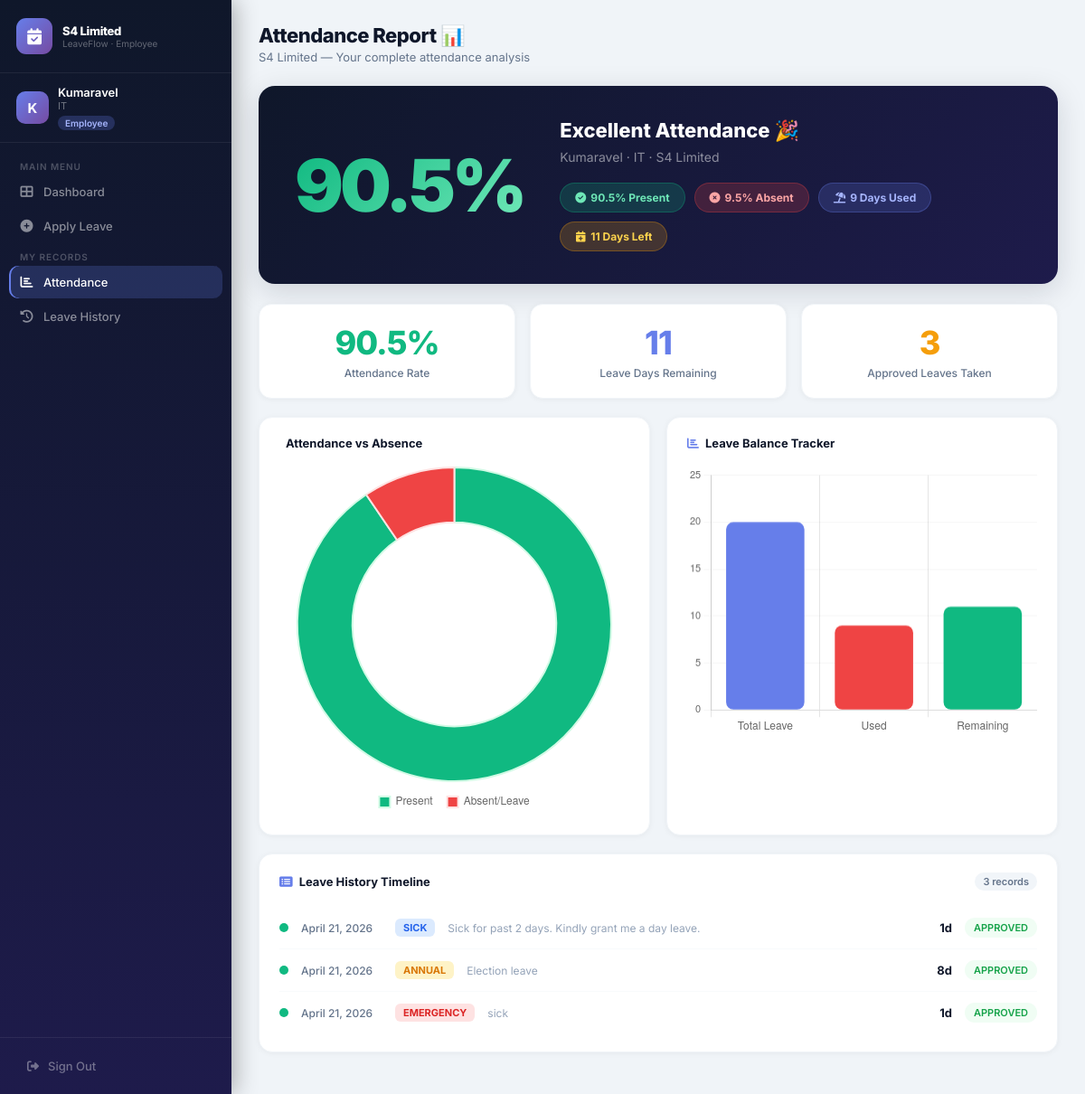
The app's page /attendance/ (signed in) with its own data.
### employees/models.py (models this page shows, shortened)
class Employee(models.Model):
    ROLE_CHOICES  = [('EMPLOYEE','Employee'),('MANAGER','Manager')]
    DEPT_CHOICES  = [('IT','IT'),('HR','HR'),('Finance','Finance'),
                     ('Operations','Operations'),('Marketing','Marketing')]
    name               = models.CharField(max_length=100)
    email              = models.EmailField(unique=True)
    password           = models.CharField(max_length=100)
    role               = models.CharField(max_length=10, choices=ROLE_CHOICES)
    department         = models.CharField(max_length=20, choices=DEPT_CHOICES, default='IT')
    attendance_percent = models.FloatField(default=95.0)
    leave_balance      = models.IntegerField(default=20)
    joined_date        = models.DateField(null=True, blank=True)

class LeaveRequest(models.Model):
    STATUS_CHOICES = [('PENDING','Pending'),('APPROVED','Approved'),('REJECTED','Rejected')]
    LEAVE_TYPES    = [('SICK','Sick Leave'),('CASUAL','Casual Leave'),
                      ('ANNUAL','Annual Leave'),('EMERGENCY','Emergency')]
    employee   = models.ForeignKey(Employee, on_delete=models.CASCADE)
    leave_type = models.CharField(max_length=15, choices=LEAVE_TYPES, default='CASUAL')
    start_date = models.DateField()
    end_date   = models.DateField()
    reason     = models.TextField()
    status     = models.CharField(max_length=10, choices=STATUS_CHOICES, default='PENDING')
    applied_on = models.DateField(null=True, blank=True, auto_now_add=True)
    def days(self):
        return (self.end_date - self.start_date).days + 1

### employees/views.py (the view)
# urls.py: path('attendance/',                   views.attendance_view,    name='attendance'),
def attendance_view(request):
    if request.session.get('role') != 'EMPLOYEE':
        return redirect('login')
    uid      = request.session.get('user_id')
    employee = Employee.objects.get(id=uid)
    leaves   = LeaveRequest.objects.filter(employee_id=uid)
    approved = leaves.filter(status='APPROVED').count()
    att_gap  = round(100 - employee.attendance_percent, 1)
    used     = 20 - employee.leave_balance
    return render(request, 'attendance.html', {
        'employee': employee, 'att_gap': att_gap,
        'leave_used': used, 'approved': approved,
        'leaves': leaves,
    })

### employees/templates/attendance.html (shortened to what this page needs)
<!DOCTYPE html>
<html lang="en">
<head>
<link href="https://cdnjs.cloudflare.com/ajax/libs/font-awesome/6.4.0/css/all.min.css" rel="stylesheet">
</head>
<body>
<div class="sb">
  <div class="sb-hd">
    <div class="sb-logo"><i class="fas fa-calendar-check"></i></div>
    <div><div class="sb-co">S4 Limited</div><div class="sb-tag">LeaveFlow &middot; Employee</div></div>
  </div>
  <div class="sb-user">
    <div class="sb-av">{{ employee.name|first }}</div>
    <div><div class="sb-un">{{ employee.name }}</div><div class="sb-ud">{{ employee.department }}</div>
    <div class="sb-badge">Employee</div></div>
  </div>
  <div class="sb-nav">
    <div class="sb-lbl">Main Menu</div>
    <a href="{% url 'employee_dashboard' %}" class="sb-a"><i class="fas fa-th-large"></i>Dashboard</a>
    <a href="{% url 'apply_leave' %}"        class="sb-a"><i class="fas fa-plus-circle"></i>Apply Leave</a>
    <div class="sb-lbl">My Records</div>
    <a href="{% url 'attendance' %}"         class="sb-a on"><i class="fas fa-chart-bar"></i>Attendance</a>
    <a href="{% url 'employee_dashboard' %}#history" class="sb-a"><i class="fas fa-history"></i>Leave History</a>
  </div>
  <div class="sb-ft"><a href="{% url 'logout' %}" class="sb-out"><i class="fas fa-sign-out-alt"></i>Sign Out</a></div>
</div>
<div class="main">
  <div class="topbar">
    <div>
      <div class="pg-title">Attendance Report &#128202;</div>
      <div class="pg-sub">S4 Limited &mdash; Your complete attendance analysis</div>
    </div>
  </div>
  <div class="att-hero">
    <div class="att-big-num {% if employee.attendance_percent >= 90 %}att-big-g{% elif employee.attendance_percent >= 75 %}att-big-o{% else %}att-big-r{% endif %}">
      {{ employee.attendance_percent }}%
    </div>
    <div class="att-hero-info">
      <div class="att-hero-title">
        {% if employee.attendance_percent >= 90 %}Excellent Attendance &#127881;
        {% elif employee.attendance_percent >= 75 %}Average Attendance &#9888;
        {% else %}Poor Attendance &#128680;{% endif %}
      </div>
      <div class="att-hero-sub">{{ employee.name }} &middot; {{ employee.department }} &middot; S4 Limited</div>
      <div class="hero-pills">
        <div class="hero-pill hp-g"><i class="fas fa-check-circle" style="margin-right:5px"></i>{{ employee.attendance_percent }}% Present</div>
        <div class="hero-pill hp-r"><i class="fas fa-times-circle" style="margin-right:5px"></i>{{ att_gap }}% Absent</div>
        <div class="hero-pill hp-p"><i class="fas fa-umbrella-beach" style="margin-right:5px"></i>{{ leave_used }} Days Used</div>
        <div class="hero-pill hp-y"><i class="fas fa-calendar-plus" style="margin-right:5px"></i>{{ employee.leave_balance }} Days Left</div>
      </div>
    </div>
  </div>
  <div class="three-col">
    <div class="stat-box">
      <div class="stat-box-v" style="color:#10b981">{{ employee.attendance_percent }}%</div>
      <div class="stat-box-l">Attendance Rate</div>
    </div>
    <div class="stat-box">
      <div class="stat-box-v" style="color:#667eea">{{ employee.leave_balance }}</div>
      <div class="stat-box-l">Leave Days Remaining</div>
    </div>
    <div class="stat-box">
      <div class="stat-box-v" style="color:#f59e0b">{{ approved }}</div>
      <div class="stat-box-l">Approved Leaves Taken</div>
    </div>
  </div>
  <div class="two-charts">
    <div class="card" style="margin-bottom:0">
      <div class="card-hd"><div class="card-title">Attendance vs Absence</div></div>
      <canvas id="attPie" height="230"></canvas>
    </div>
    <div class="card" style="margin-bottom:0">
      <div class="card-hd"><div class="card-title"><i class="fas fa-chart-bar"></i>Leave Balance Tracker</div></div>
      <canvas id="balBar" height="230"></canvas>
    </div>
  </div>
  <div class="card" style="margin-top:20px">
    <div class="card-hd">
      <div class="card-title"><i class="fas fa-list-alt"></i>Leave History Timeline</div>
      <span class="cnt">{{ leaves.count }} records</span>
    </div>
    <div class="timeline">
    {% for leave in leaves %}
    <div class="tl-row">
      <div class="tl-dot" style="background:{% if leave.status == 'APPROVED' %}#10b981{% elif leave.status == 'REJECTED' %}#ef4444{% else %}#f59e0b{% endif %}"></div>
      <div class="tl-date">{{ leave.start_date }}</div>
      <span class="tl-type" style="background:{% if leave.leave_type == 'SICK' %}#dbeafe;color:#2563eb{% elif leave.leave_type == 'ANNUAL' %}#fef3c7;color:#d97706{% elif leave.leave_type == 'EMERGENCY' %}#fee2e2;color:#dc2626{% else %}#dcfce7;color:#16a34a{% endif %}">{{ leave.leave_type }}</span>
      <div class="tl-reason">{{ leave.reason|truncatechars:50 }}</div>
      <div class="tl-days">{{ leave.days }}d</div>
      <span class="st {% if leave.status == 'APPROVED' %}st-a{% elif leave.status == 'REJECTED' %}st-r{% else %}st-p{% endif %}">{{ leave.status }}</span>
    </div>
    {% empty %}
    <div class="empty"><i class="fas fa-calendar-times"></i>No leave history found.</div>
    {% endfor %}
    </div>
  </div>
</div>
<script>
new Chart(document.getElementById('attPie'),{
  type:'doughnut',
  data:{labels:['Present','Absent/Leave'],
    datasets:[{data:[{{ employee.attendance_percent }},{{ att_gap }}],
      backgroundColor:['#10b981','#ef4444'],borderColor:['#d1fae5','#fee2e2'],
      borderWidth:2,hoverOffset:6}]},
  options:{responsive:true,plugins:{legend:{position:'bottom',labels:{padding:16,font:{size:12},boxWidth:12}}},cutout:'65%'}
});
new Chart(document.getElementById('balBar'),{
  type:'bar',
  data:{labels:['Total Leave','Used','Remaining'],
    datasets:[{data:[20,{{ leave_used }},{{ employee.leave_balance }}],
      backgroundColor:['#667eea','#ef4444','#10b981'],borderRadius:8,borderSkipped:false}]},
  options:{responsive:true,plugins:{legend:{display:false}},scales:{y:{beginAtZero:true,max:25,grid:{color:'rgba(0,0,0,.04)'},ticks:{font:{size:11}}}}}
});
</script>
</body>
</html>

### records on screen
Employee: name|first "K", name "Kumaravel", department "IT", attendance_percent "90.5", leave_balance "11"
LeaveRequest: start_date "April 21, 2026", leave_type "SICK", reason "Sick for past 2 days. Kindly grant me a day leave.", days "1", status "APPROVED"
LeaveRequest: start_date "April 21, 2026", leave_type "ANNUAL", reason "Election leave", days "8", status "APPROVED"
LeaveRequest: start_date "April 21, 2026", leave_type "EMERGENCY", reason "sick", days "1", status "APPROVED"

### other values on screen
{{ att_gap }} "9.5"
{{ leave_used }} "9"
{{ approved }} "3"
{{ leaves.count }} "3"
chart data {{ employee.attendance_percent }} 90.5
chart data {{ att_gap }} 9.5
chart data {{ leave_used }} 9
chart data {{ employee.leave_balance }} 11
